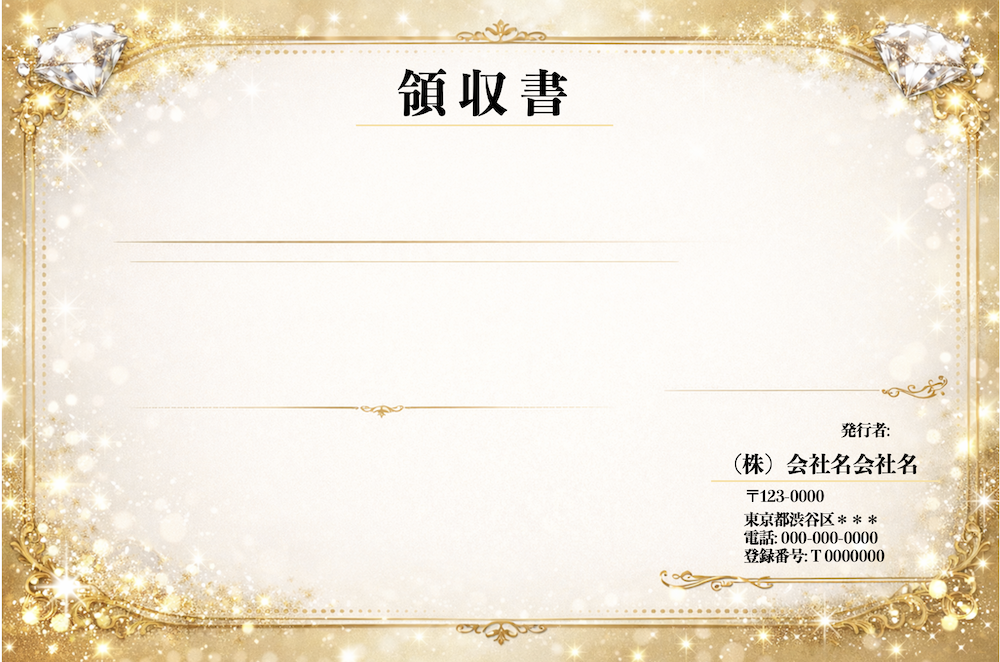
#> input picture 2026/receipt_service/template.png, 1000 x 662 px, given in place of the camera
$ python camera_capture.py
#> lines starting #> are read from the running program, lines starting #| are printed output that depends on the picture
#> in main, prev_frame is the input picture: shape (662, 1000, 3); mean B, G, R 214.5, 230.7, 240
#!/usr/bin/env python3
"""Webカメラから画像をキャプチャし、動き検出時と定期的に保存するプログラム"""
import cv2
import os
import shutil
import time
from datetime import datetime

# 設定 --- (*1)
ROOT_DIR = os.path.dirname(os.path.abspath(__file__))
SAVE_DIR = os.path.join(ROOT_DIR, "statics", "images")  # 画像保存ディレクトリ
NOW_FILE = os.path.join(SAVE_DIR, "now.jpg")  # 最新画像の保存先
MOTION_THRESHOLD = 5000  # 動き検出の閾値
PERIODIC_SAVE_INTERVAL = 600  # 定期保存の間隔（秒） 10分 = 600秒
FRAME_WIDTH = 640  # フレームの幅
FRAME_HEIGHT = 480  # フレームの高さ

def get_filename():
    """現在の日時をファイル名として取得"""  # --- (*2)
    now = datetime.now()
    filedir = os.path.join(SAVE_DIR, now.strftime("%Y%m%d"))
    if not os.path.exists(filedir):
        os.makedirs(filedir)
    filename = now.strftime("%H%M%S.jpg")
    return os.path.join(filedir, filename)

def save_image(frame, reason=""):
    """画像を保存"""  # --- (*3)
    filename = get_filename()
    cv2.imwrite(filename, frame)
    print(f"保存: {filename} {reason}")
    # 最新画像としてファイルコピー
    shutil.copyfile(filename, NOW_FILE)

    return filename

def detect_motion(frame1, frame2):
    """2つのフレーム間の動きを検出"""  # --- (*4)
    # グレースケールに変換
    gray1 = cv2.cvtColor(frame1, cv2.COLOR_BGR2GRAY)
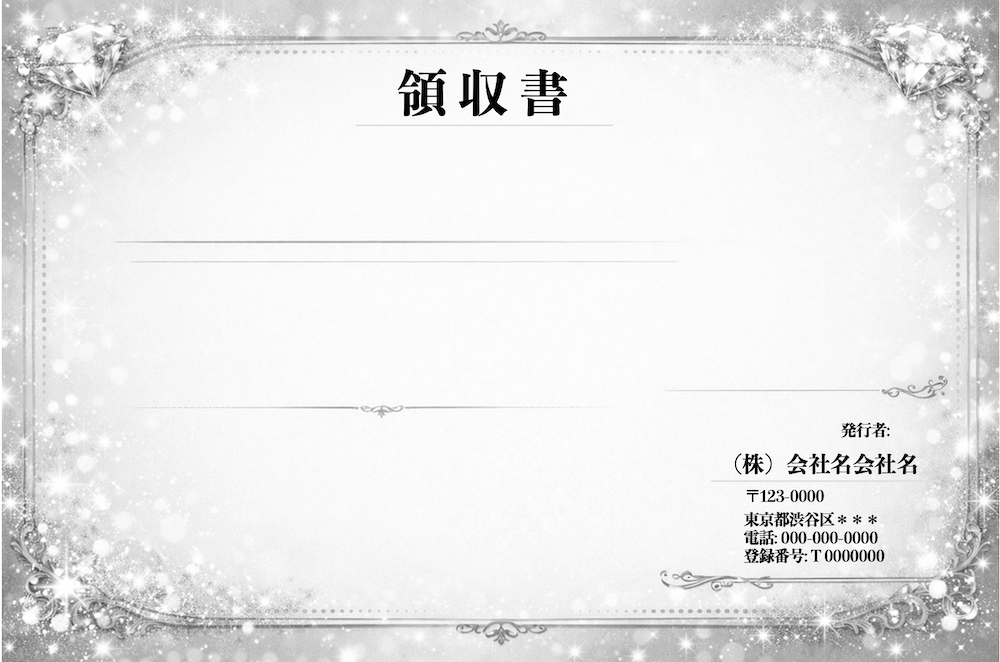
#> gray1: shape (662, 1000); min 0, max 255, mean 231.6
    gray2 = cv2.cvtColor(frame2, cv2.COLOR_BGR2GRAY)
    # ガウシアンブラーを適用してノイズを減らす
    gray1 = cv2.GaussianBlur(gray1, (21, 21), 0)
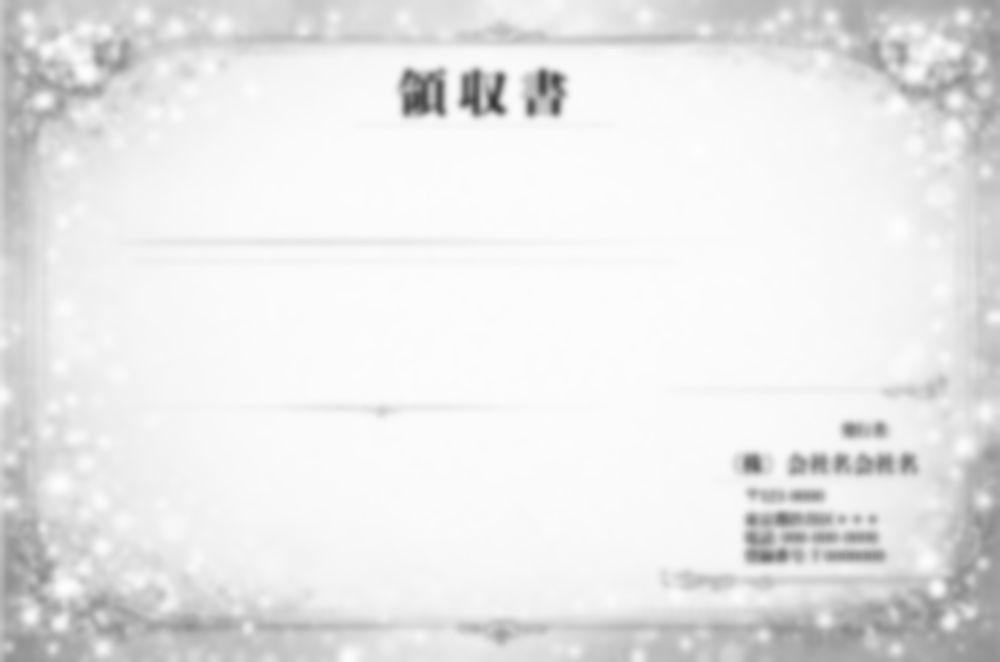
#> gray1: shape (662, 1000); min 55, max 253, mean 231.6
    gray2 = cv2.GaussianBlur(gray2, (21, 21), 0)
    # フレーム差分を計算
    frame_diff = cv2.absdiff(gray1, gray2)
#> frame_diff: shape (662, 1000); every value is 0
    _, thresh = cv2.threshold(frame_diff, 25, 255, cv2.THRESH_BINARY)
    # 差分の合計を計算
    diff_sum = thresh.sum()
#> diff_sum = 0
    return diff_sum > MOTION_THRESHOLD

def main():
    """メイン処理"""
    print("Webカメラ画像キャプチャプログラムを起動します...")
    # 保存ディレクトリの準備
    os.makedirs(SAVE_DIR, exist_ok=True)
    # Webカメラを開く --- (*5)
    cap = cv2.VideoCapture(0)
    if not cap.isOpened():
        print("エラー: カメラを開けませんでした")
        return
    # カメラの解像度を設定
    cap.set(cv2.CAP_PROP_FRAME_WIDTH, FRAME_WIDTH)
    cap.set(cv2.CAP_PROP_FRAME_HEIGHT, FRAME_HEIGHT)
    print(f"カメラを起動しました（解像度: {FRAME_WIDTH}x{FRAME_HEIGHT}）")
    print(f"動き検出閾値: {MOTION_THRESHOLD}")
    print(f"定期保存間隔: {PERIODIC_SAVE_INTERVAL}秒（{PERIODIC_SAVE_INTERVAL // 60}分）")
    print("終了する場合は Ctrl+C を押してください")
    # 最初のフレームを取得 --- (*6)
    ret, prev_frame = cap.read()
    if not ret:
        print("エラー: フレームを読み込めませんでした")
        cap.release()
        return
    # 最後に保存した時刻を記録 --- (*7)
    last_save_time = time.time()
    try:
        while True:
            # フレームを取得 --- (*8)
            ret, current_frame = cap.read()
            if not ret:
                print("エラー: フレームを読み込めませんでした")
                break
            # 現在の時刻
            current_time = time.time()
            # 動き検出 --- (*9)
            motion_detected = detect_motion(prev_frame, current_frame)
#> motion_detected = False
            if motion_detected:
                save_image(current_frame, "(動き検出)")
                # 保存後は前フレームを更新
                prev_frame = current_frame.copy()
            # 定期保存（10分ごと） --- (*10)
            if current_time - last_save_time >= PERIODIC_SAVE_INTERVAL:
                save_image(current_frame, "(定期保存)")
                last_save_time = current_time
            # プレビューなしの場合は短い待機のみ
            time.sleep(0.1)
            if not motion_detected:
                prev_frame = current_frame.copy()
    except KeyboardInterrupt:
        print("\nプログラムを終了します...")
    finally:
        # リソースを解放
        cap.release()
        cv2.destroyAllWindows()
        print("カメラを解放しました")

if __name__ == "__main__":
    main()
